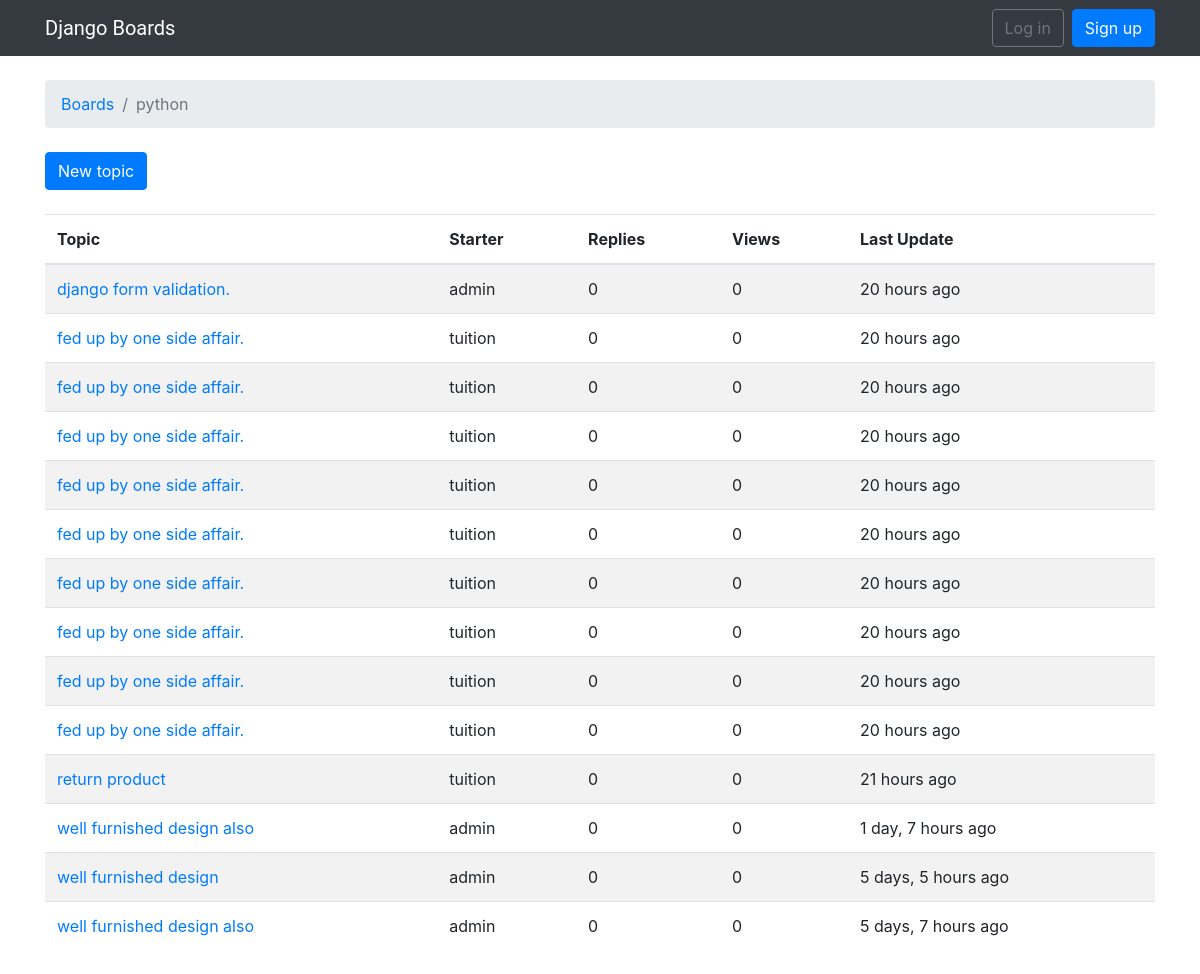
The app's page /boards/1/ with its own data.
### boards/models.py (models this page shows, shortened)
class Board(models.Model):
    name = models.CharField(max_length=30, unique=True)
    description = models.CharField(max_length=100)

class Topic(models.Model):
    subject = models.CharField(max_length=255)
    last_updated = models.DateTimeField(auto_now_add=True)
    board = models.ForeignKey(Board, on_delete=models.CASCADE, related_name='topics')
    starter = models.ForeignKey(User, on_delete=models.CASCADE, related_name='topics')
    views = models.PositiveIntegerField(default=0)

### boards/views.py (the view)
# urls.py: re_path(r'^boards/(?P<pk>\d+)/$', views.TopicListView.as_view(), name='topic_list'),
class TopicListView(ListView):
    model = Topic
    context_object_name = 'topics'
    template_name = 'topic_list.html'
    paginate_by = 20
    def get_context_data(self, **kwargs):
        kwargs['board'] = self.board
        return super().get_context_data(**kwargs)
    def get_queryset(self):
        self.board = get_object_or_404(Board, pk=self.kwargs.get('pk'))
        queryset = self.board.topics.order_by('-last_updated').annotate(replies=Count('posts') - 1)
        return queryset

### templates/boards/topic_list.html (shortened to what this page needs)
{% extends 'base.html' %}
{% load humanize %}
{% block breadcrumb %}
  <li class="breadcrumb-item"><a href="{% url 'board_list' %}">Boards</a></li>
  <li class="breadcrumb-item active">{{ board.name }}</li>
{% endblock %}
{% block content %}
  <div class="mb-4">
    <a href="{% url 'new_topic' board.pk %}" class="btn btn-primary">New topic</a>
  </div>
  <table class="table table-striped mb-4">
    <thead class="thead-inverse">
      <tr>
        <th>Topic</th>
        <th>Starter</th>
        <th>Replies</th>
        <th>Views</th>
        <th>Last Update</th>
      </tr>
    </thead>
    <tbody>
      {% for topic in topics %}
        <tr>
          <td><a href="{% url 'post_list' board.pk topic.pk %}">{{ topic.subject }}</a></td>
          <td>{{ topic.starter.username }}</td>
          <td>0</td>
          <td>0</td>
          <td>{{ topic.last_updated|naturaltime }}</td>
        </tr>
      {% endfor %}
    </tbody>
  </table>
{% endblock %}

### records on screen
Board: name "python"
Topic: subject "django form validation.", starter.username "admin", last_updated "20 hours ago"
Topic: subject "fed up by one side affair.", starter.username "tuition", last_updated "20 hours ago"
Topic: subject "fed up by one side affair.", starter.username "tuition", last_updated "20 hours ago"
Topic: subject "fed up by one side affair.", starter.username "tuition", last_updated "20 hours ago"
Topic: subject "fed up by one side affair.", starter.username "tuition", last_updated "20 hours ago"
Topic: subject "fed up by one side affair.", starter.username "tuition", last_updated "20 hours ago"
Topic: subject "fed up by one side affair.", starter.username "tuition", last_updated "20 hours ago"
Topic: subject "fed up by one side affair.", starter.username "tuition", last_updated "20 hours ago"
Topic: subject "fed up by one side affair.", starter.username "tuition", last_updated "20 hours ago"
Topic: subject "fed up by one side affair.", starter.username "tuition", last_updated "20 hours ago"
Topic: subject "return product", starter.username "tuition", last_updated "21 hours ago"
Topic: subject "well furnished design also", starter.username "admin", last_updated "1 day, 7 hours ago"
Topic: subject "well furnished design", starter.username "admin", last_updated "5 days, 5 hours ago"
Topic: subject "well furnished design also", starter.username "admin", last_updated "5 days, 7 hours ago"
